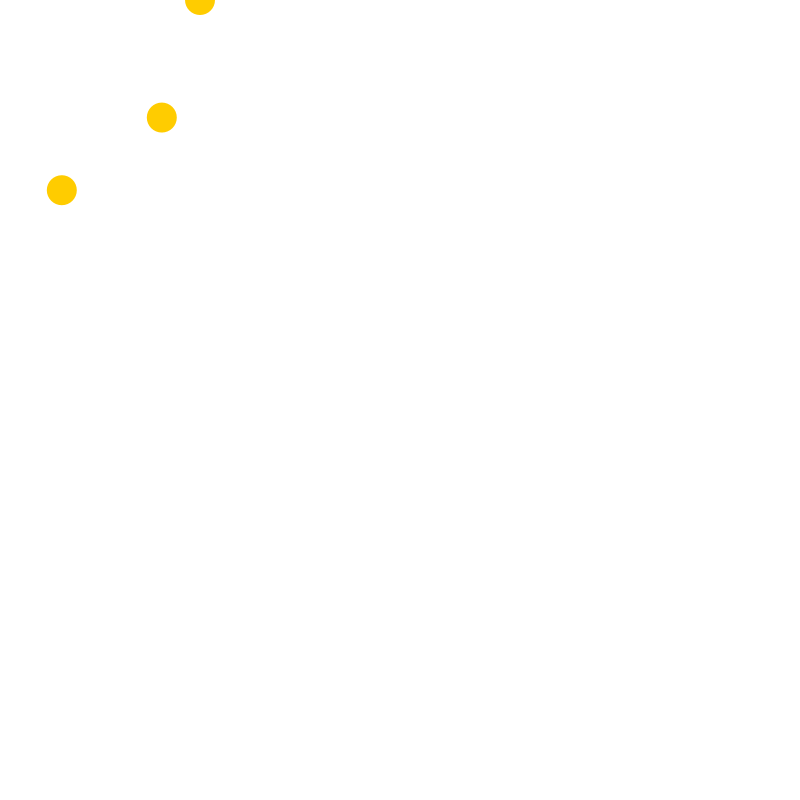
Frame 1 (no input)
Frame 60 (the mouse pressed at the canvas centre just before this capture): identical to frame 1, image omitted
Frame 120 (the mouse held since frame 60 and released just before this capture): identical to frame 1, image omitted

The Processing sketch that drew this single still picture (run headless with seeded random() and noise(); from frame 60 on, the mouse is pressed at the canvas centre):

// Processing sketch: week05_alptugan_Rotational_Symmetry_01
// ── week05_alptugan_Rotational_Symmetry_01.pde
float circularRad;
float numItem;
float x;
float y;
float angle;

void setup() {
  size(800,800);
  numItem = 10;
  x = 0;
  y = 0;
  circularRad = 200;
}

void draw() {
  background(255);
  
  noStroke();
  fill(#ffcc00);
  
  // calculate angle per circle
  angle = 360 / numItem;
  for(int i = 0; i < numItem; i = i + 1) {
    //calculate current angle for each circle
    // 1st 0
    // 2nd 36
    // 3rd 72
    // ... so on; in every cycle in for loop we multiply 
    // angle with current i value
    // In Processing we have convert degrees to radians
    float curAngle = radians(angle * i);
    x = circularRad * cos(curAngle);
    y = circularRad * sin(curAngle);
    circle(x,y,30);
  }
  
}
